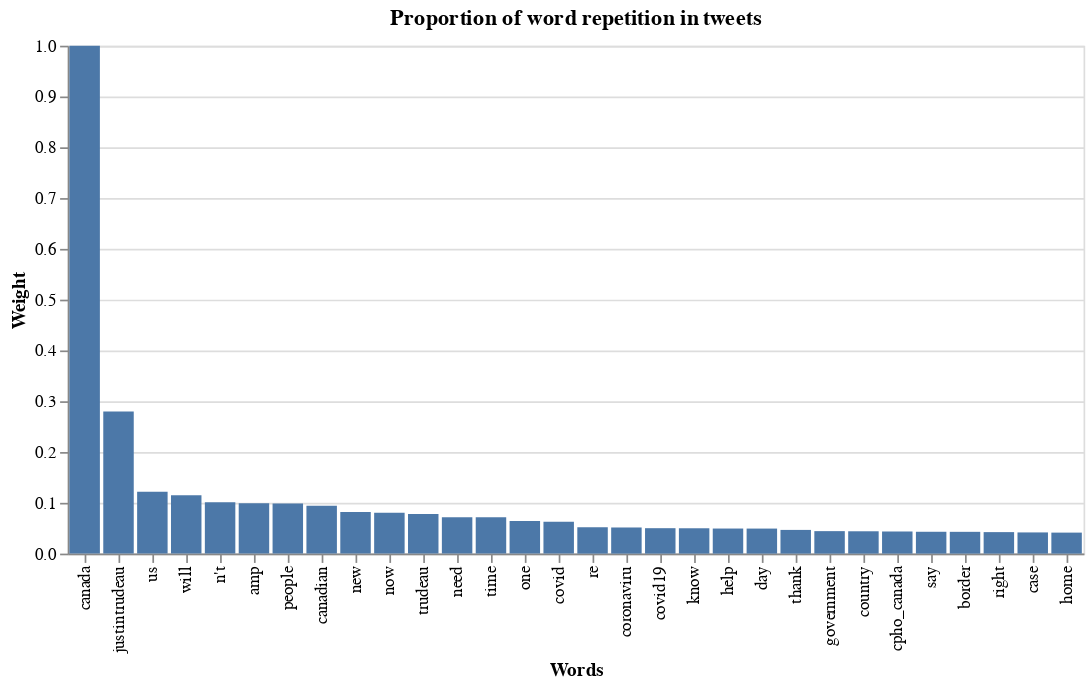

Notebook code cell kept with this figure:
### Code cell
# plot
alt.Chart(df_weights[:30]).mark_bar().encode(
    x=alt.X('word', sort=df_weights.word.to_list(), title="Words"),
    y=alt.Y('weight', title="Weight")
).properties(
    title="Proportion of word repetition in tweets"
)

### Figure 1 — Vega-Lite specification as saved in the notebook (floating-point values rounded to 4 significant figures; data arrays with more than 128 entries replaced by an {"elided": "..."} marker saying what was removed)
{"$schema": "https://vega.github.io/schema/vega-lite/v4.8.1.json", "config": {"view": {"continuousHeight": 300, "continuousWidth": 400}}, "data": {"name": "data-ccae1727cee56f88eedaa5d9eb287c81"}, "datasets": {"data-ccae1727cee56f88eedaa5d9eb287c81": [{"weight": 1, "word": "canada"}, {"weight": 0.2797, "word": "justintrudeau"}, {"weight": 0.122, "word": "us"}, {"weight": 0.1149, "word": "will"}, {"weight": 0.1012, "word": "n't"}, {"weight": 0.09892, "word": "amp"}, {"weight": 0.09891, "word": "people"}, {"weight": 0.09412, "word": "canadian"}, {"weight": 0.08205, "word": "new"}, {"weight": 0.08036, "word": "now"}, {"weight": 0.07775, "word": "trudeau"}, {"weight": 0.07168, "word": "need"}, {"weight": 0.07165, "word": "time"}, {"weight": 0.0643, "word": "one"}, {"weight": 0.06259, "word": "covid"}, {"weight": 0.05191, "word": "re"}, {"weight": 0.05144, "word": "coronaviru"}, {"weight": 0.05006, "word": "covid19"}, {"weight": 0.04991, "word": "know"}, {"weight": 0.04937, "word": "help"}, {"weight": 0.04929, "word": "day"}, {"weight": 0.04667, "word": "thank"}, {"weight": 0.04425, "word": "government"}, {"weight": 0.04398, "word": "country"}, {"weight": 0.04355, "word": "cpho_canada"}, {"weight": 0.043, "word": "say"}, {"weight": 0.04289, "word": "border"}, {"weight": 0.04232, "word": "right"}, {"weight": 0.04172, "word": "case"}, {"weight": 0.04134, "word": "home"}]}, "encoding": {"x": {"field": "word", "sort": {"elided": "400 str values"}, "title": "Words", "type": "nominal"}, "y": {"field": "weight", "title": "Weight", "type": "quantitative"}}, "mark": "bar", "title": "Proportion of word repetition in tweets"}
